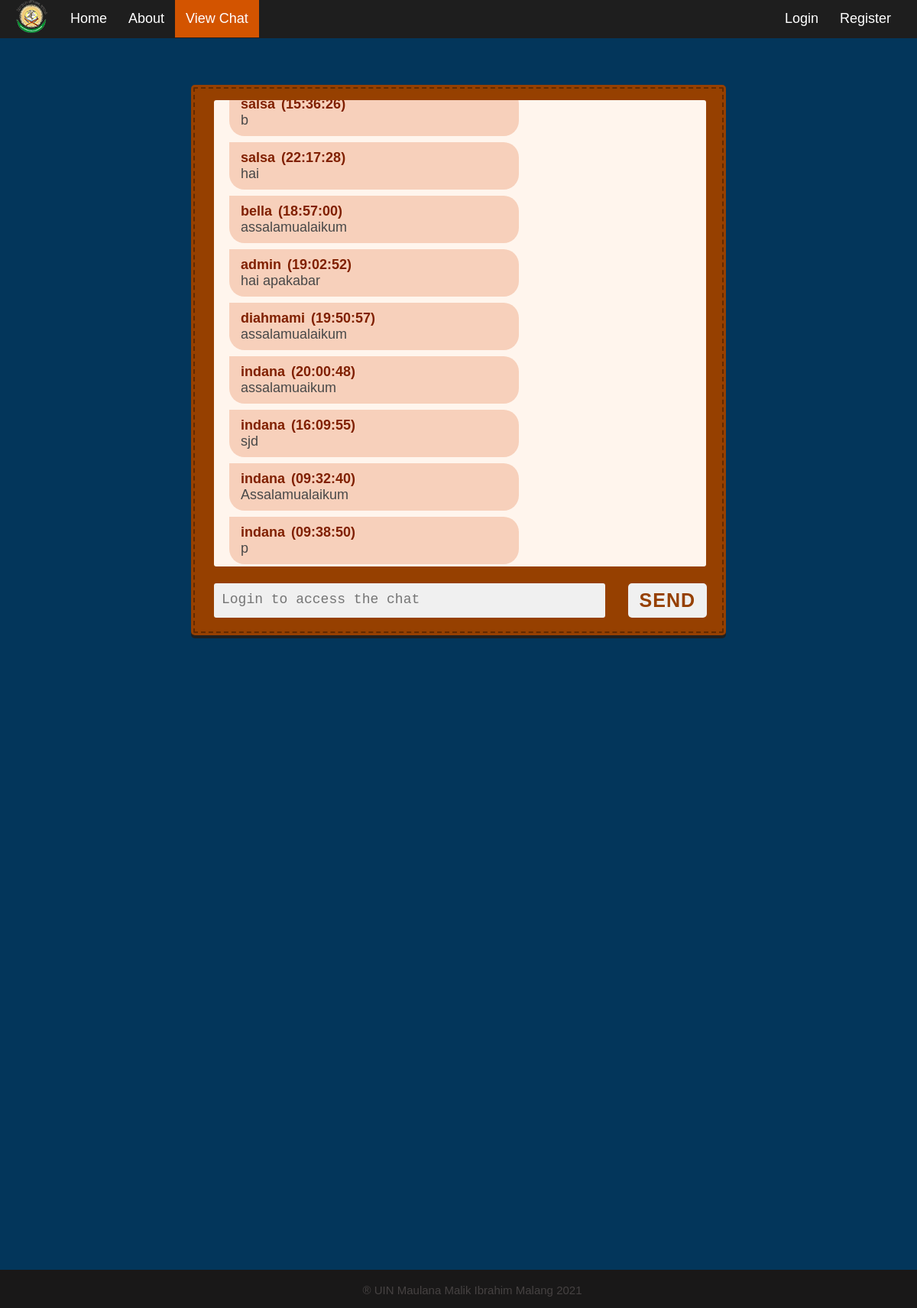
The app's page /chat.php with its own data.
### tables this page shows
CREATE TABLE `chat_message` (
  `id_message` int(11) NOT NULL,
  `user_message` varchar(100) DEFAULT NULL,
  `message_time` time DEFAULT NULL,
  `user_id` int(11) NOT NULL
);

CREATE TABLE `chat_user` (
  `id_user` int(11) NOT NULL,
  `username` varchar(30) DEFAULT NULL,
  `email` varchar(30) DEFAULT NULL,
  `chat_rank` int(11) DEFAULT NULL,
  `password` varchar(100) DEFAULT NULL
);

### chat.php (the view, shortened to what this page needs)
<!DOCTYPE html>
<html lang="en">
<head>
  <link rel="stylesheet" type="text/css" href="assets/css/main-chat.css">
  <link rel="stylesheet" type="text/css" href="assets/css/formstyle.css">
</head>
<body>
  <?php
    if($_SESSION['$isUserLogged'])
      include "loggednavbar.php";
    else include "navbar.php";
  ?>
  <main class="main__content">
    <form class="form__chat" action="chat_action.php" method="get">
      <div class="chatbox">
        <div id="chatData" class="chatlogs">
          <?php
            include 'dbconnect.php';
            $sql = 'SELECT m.id_message , m.user_message, m.message_time, m.user_id, u.username FROM chat_message m LEFT JOIN chat_user u ON m.user_id = u.id_user ORDER BY m.id_message ASC';
            if ($result = mysqli_query($link, $sql)) {
              if (mysqli_num_rows($result) > 0) {
                while ($row = mysqli_fetch_array($result)) {
                  $msgtime = $row['message_time'];
                  $thismsg = $row['user_message'];
                  $usermsg = $row['username'];
                  if($usermsg === $_SESSION['username']) {
                    echo '<div class="chat self">';
                      echo '<p class="chat-message"> <span class="selfchatname">' . $usermsg . '<span class="space"></span> (' . $msgtime . ')</span><br>' . $thismsg . '</p>';
                    echo '</div>';
                  }
                  else {
                    echo '<div class="chat friend">';
                      echo '<p class="chat-message"> <span class="friendchatname">' . $usermsg . '<span class="space"></span> (' . $msgtime . ')</span><br>' . $thismsg . '</p>';
                    echo '</div>';
                  }
                }
            }
          }
          else echo 'ERROR: Could not able to execute ' . $sql . mysqli_error($link);
        ?>
        </div>
        <div id="inputArea" class="chat-form">
          <textarea maxlength="100" required
          <?php
            if(!$_SESSION['$isUserLogged']) {
              echo 'disabled placeholder="Login to access the chat"';
            }
            else {
              echo 'placeholder="Type your message here.."';
            }?> type="text" id="chat_text" name="chat_text"></textarea>
          <button <?php if(!$_SESSION['$isUserLogged']) echo "disabled"; ?> id="sendbtn" type="submit">SEND</button>
        </div>
      </div>
    </form>
  </main>
</body>
</html>

### assets/css/main-chat.css (style rules this page uses)
* { box-sizing: border-box; }
html, body { height: 100%; margin: 0; }
body { background-color: #03365b; font-family: "Arial", "Verdana", "Tahoma"; min-width: 300px; width: auto !important; width: 300px; }

### assets/css/formstyle.css (style rules this page uses)
.main__content { padding-top: 1px; margin: 0; }
.chatbox { background-color: #964000; box-shadow: 0 4px #202020; width: 700px; height: 720px; padding-top: 20px; margin: 0 auto; margin-top: 110px; border-radius: 5px; outline: 2px dashed #632a00; outline-offset: -5px; }
.chatlogs { background-color: #fff5ed; padding-left: 7px; margin-left: 30px; padding-top: 10px; width: 92%; height: 610px; border-radius: 3px; }
#chatData { overflow-y: visible; overflow-x: hidden; }
.chat { margin: 8px 3px; }
.chat .chat-message { color: #000; width: 60%; padding: 10px 15px 10px 15px; margin: 5px 10px 0; border-radius: 20px; font-size: 18px; }
.friend .chat-message { background-color: #f7d0bb; color: #484848; border-top-left-radius: 0px; }
.friendchatname { color: #802000; font-weight: bold; }
.chat-form { margin: 22px 5px 20px 30px; display: flex; align-items: flex-start; }
.chat-form textarea { background-color: #F0F0F0; color: #000; width: 88%; height: 45px; padding: 11px 5px 0 10px; font-size: 18px; resize: none; border: none; border-radius: 3px; }
.chat-form button { background-color: #F0F0F0; color: #964000; height: 45px; padding: 0 15px 0 15px; font-size: 25px; margin: 0 20px 10px 30px; border: none; cursor: pointer; font-weight: bold; letter-spacing: 1px; border-radius: 5px; }
.space { padding-left: 3px; }

### assets/css/footer.css (style rules this page uses)
.footer { background: #191818; color: #464242; height: 50px; position: fixed; bottom: 0; width: 100%; }
.footer__logo { padding-top: 4px; float: left; padding-right: 18px; padding-left: 18px; }
.credits { display: inline-block; margin-top: 18px; font-size: 15px; }

### records on screen
chat_message: user.username "salsa", message_time "15:36:26", user_message "b"
chat_message: user.username "salsa", message_time "22:17:28", user_message "hai"
chat_message: user.username "bella", message_time "18:57:00", user_message "assalamualaikum"
chat_message: user.username "admin", message_time "19:02:52", user_message "hai apakabar"
chat_message: user.username "diahmami", message_time "19:50:57", user_message "assalamualaikum"
chat_message: user.username "indana", message_time "20:00:48", user_message "assalamuaikum"
chat_message: user.username "indana", message_time "16:09:55", user_message "sjd"
chat_message: user.username "indana", message_time "09:32:40", user_message "Assalamualaikum"
chat_message: user.username "indana", message_time "09:38:50", user_message "p"
